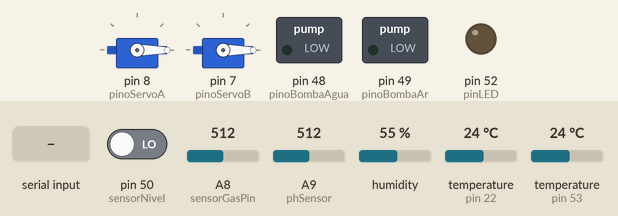
A sketch run on a simulated Arduino Mega 2560, built with avr-gcc and run on an emulated ATmega2560. Shown: 2 × servo, switched loads named in the sketch (green lamp = pin HIGH), output pins drawn as LEDs (lit = HIGH). Inputs (shaded band) come from the test bench; at power-on: pin 50 (sensorNivel) LOW, A8 (sensorGasPin) = 512, A9 (phSensor) = 512, humidity 55 %, temperature (sensors on pin 22, pin 53) 24 °C. What the sketch prints to the serial monitor is not drawn.

Above: at 1.2 s.
1.3 s: pin 50 (sensorNivel) driven HIGH
At 2.4 s:
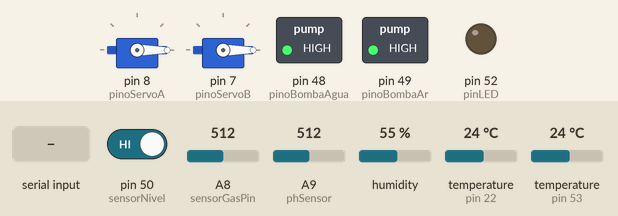
2.8 s: "request" received over the second serial link
5.3 s: "1" received over the second serial link
Timing chart, 0 to 8.3 s (numbered marks = the images above; inputs shaded):
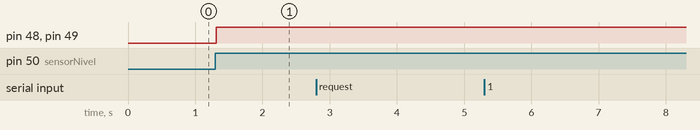

The sketch:

HydroAgro_main.ino
```cpp
#include <ArduinoJson.h>
#include <Wire.h>;
#include <DHT.h>;      // Inclusão da biblioteca para o sensor DHT22 (temperatura e umidade)
#include <OneWire.h> // Biblioteca para utilizar sensor de temperatura
#include <DallasTemperature.h> // biblioteca para utilizar sensor de temperatura da agua
#include "GravityTDS.h"   //biblioteca para utilizar sensor de TDS
#include <Servo.h>
const int pinoServoA = 8; //PINO DIGITAL UTILIZADO PELO SERVO
const int pinoServoB = 7; //PINO DIGITAL UTILIZADO PELO SERVO

unsigned long previousMillis = 0;
const long interval = 10000;

Servo s1; //OBJETO DO TIPO SERVO
Servo s2;

//Definindo objeto DHT (sensor temp e umidade ambiente)
#define DHTPIN 53
#define DHTTYPE DHT22
DHT dht (DHTPIN, DHTTYPE);

//pin sensor co2
int sensorGasPin = A8;

#define sensorTempAgua 22
//DEFINE O PINO DIGITAL UTILIZADO PELO SENSOR DE TEMPERATURA
#define phSensor A9       // DEFINE O PINO ANALOGICO UTILIZADO PELO SENSOR DE PH
#define tdsSensor A10     // DEFINE O PINO ANALOGICO UTILIZADO PELO SENSOR DE TDS7
#define pinLED 52

#define pinoBombaAgua 48
#define pinoBombaAr 49
#define sensorNivel 50

//Inicia as funções das bibliotecas para temperatura, e TDS da água
OneWire oneWire(sensorTempAgua);      //Passa o pino do sensor de temperatura para a biblioteca OneWire
GravityTDS gravityTds;                //Passa o pino do sensor TDS para a biblioteca gravityTDS
DallasTemperature sensors(&oneWire);  //Passa o resultado da biblioteca OneWire para a biblioteca DallasTemperature

boolean controlNutrienteA = false;
boolean controlNutrienteB = false;

void setup() {
  // put your setup code here, to run once:
  Serial.begin(9600);
  Serial1.begin(9600);

  pinMode(DHTPIN, INPUT);
  pinMode(sensorTempAgua, INPUT);
  pinMode(sensorNivel, INPUT);
  pinMode(pinLED, OUTPUT);
  pinMode(pinoBombaAgua, OUTPUT);
  pinMode(pinoBombaAr, OUTPUT);
  pinMode(pinoServoA, OUTPUT);
  pinMode(pinoServoB, OUTPUT);

  dht.begin();

  sensors.begin(); //INICIA O SENSOR
  gravityTds.setPin(tdsSensor);
  gravityTds.setAref(5.0);  //reference voltage on ADC, default 5.0V on Arduino UNO
  gravityTds.setAdcRange(1024);  //1024 for 10bit ADC;4096 for 12bit ADC
  gravityTds.begin();  //initialization

  s1.attach(pinoServoA); //ASSOCIAÇÃO DO PINO DIGITAL AO OBJETO DO TIPO SERVO
  s1.write(0);
  s2.attach(pinoServoB);
  s2.write(0);
}

void loop() {
  Serial.println("Loop!!");
  boolean messageReady = false;
  String message = "";

  while(messageReady == false){
    Serial.println("While message ready");
    if(Serial1.available()){
      //Serial.println("Message Ready");
      message = Serial1.readString();
      Serial.print("Message: ");
      Serial.println(message);
      messageReady = true;
    }
    if (digitalRead(sensorNivel) == HIGH){
      digitalWrite(pinoBombaAgua, HIGH);
      digitalWrite(pinoBombaAr, HIGH);
    }
  }

  if(messageReady == true){
    DynamicJsonBuffer docRequest;
    JsonVariant request = docRequest.parse(message);

    if (!request.success()){
      Serial.println("parseObject() failed");
      return;
    }
    Serial.println("JSON deserializado");

    if (request["type"] == "request"){
      bool luz = false;
      bool bombaAgua = false;
      bool nutrienteA = false;
      bool nutrienteB = false;

      luz = request["luz"];
      bombaAgua = request["bombaAgua"];
      nutrienteA = request["nutrienteA"];
      nutrienteB = request["nutrienteB"];

      controlarLuz(luz);
      controleBomba(bombaAgua);
      Serial.print("nutrienteA: ");
      Serial.println(nutrienteA);
      if (nutrienteA == true){
        Serial.print("if Nutriente A");
        servo(1);
        controlNutrienteA = true;
      }
      Serial.print("nutrienteB: ");
      Serial.println(nutrienteB);
      if (nutrienteB == true){
        Serial.print("if Nutriente B");
        servo(2);
        controlNutrienteB = true;
      }
    }
  }

  sendValuesToDataBase();

}
```

outputs.ino
```cpp
void controlarLuz(bool estado){
  if(estado == true){
    digitalWrite(pinLED, LOW);
    }
  if(estado == false){
    digitalWrite(pinLED, HIGH);
    }
  }

void controleBomba (bool estado){
if(digitalRead(sensorNivel) == LOW){
  if(estado == false){
    digitalWrite(pinoBombaAgua, HIGH);
    digitalWrite(pinoBombaAr, HIGH);
  }
  if(estado == true){
    digitalWrite(pinoBombaAgua, LOW);
    digitalWrite(pinoBombaAr, LOW);
  }
}
}


int servo_abrir(int servoMotor, int grau){
  int pos=0;
  if (servoMotor==1){
    for(pos = 0; pos <= 135; pos += 45){
      s1.write(pos);
      delay(15);
    }
  }
  if (servoMotor==2){
    for(pos = 0; pos <= 135; pos += 45){
      s2.write(pos);
      delay(15);
    }
  }
  return pos;
}

void servo_fechar(int servoMotor, int grau, int pos){
  if (servoMotor==1){
    for(pos = 135; pos >= 0; pos -= 45){
      s1.write(pos);
      delay(15);
    }
  }
  if (servoMotor==2){
    for(pos = 135; pos >= 0; pos  -= 45){
      s2.write(pos);
      delay(15);
    }
  }
}

void servo (int servoMotor){
  int pos = servo_abrir(servoMotor, 90);
  delay(800); // Espera para Fechar
  servo_fechar(servoMotor, 90, pos);
}
```

sensores.ino
```cpp
float sensorCO2 (){         // função executada quando, dentro do submenu "Sensores" o usuário clica no botão "para baixo"
  int listaValoresCo2[20];                               //Array para as leituras de CO2
  int co2Bruto = 0;                                   //INT para o valor do CO2 sem tratamento
  int co2compensado = 0;                             // INT para calcular o valor compesado do co2
  int co2ppm = 0;                                //INT para o calculo do ppm
  int media = 0;                                  //INT para a media das medicoes
  int co2calibration = 200;

  for (int x = 0;x<20;x++)  // obtem 10 medições do MQ-135 em dois segundos
  {
     listaValoresCo2[x]=analogRead(sensorGasPin);
     delay(200);
     //Serial.print(listaValoresCo2[x]);
   }

  for (int x = 0;x<20;x++)  // adiciona as medições na array
  {
    media=media + listaValoresCo2[x];
    //Serial.println(media);
   }

    co2Bruto = media/20;                            // obtem a media das medicoes do sensor mq-135
    co2compensado = co2Bruto - co2calibration;                 // subtrai o co2 lido do valor de calibração
    co2ppm = abs(map(co2compensado,0,1023,400,5000));              //mapa para converter a leitura para PPM
    return co2ppm;
}

void tempUmidadeAmbiente(float& h, float& t){
  h = dht.readHumidity(); //Le o valor da umidade
  t = dht.readTemperature(); //Le o valor da temperatura

}

float phAgua(){

  float resolution = 1024.0;       // resolução para calculo da voltagem
  float voltagem;                  // float para armazenar a voltagem lida
  float valorPh;                   // float para armazenar o valor da voltagem convertida para PH
  float calibragemPh = 9.8;       // valor de compensação da calibragem do sensor
  float m = 0.167;                 // constante para conversão de voltagem para valor em PH
  int x = 0;

  int medicao = 0;                 // variável para armazenar a medição inicial do aquecimento do sensor

  for (int i = 0; i < 20; i++)     // Le o valor do sensor 20x, incrementando o valor anterior com o valor atual a cada iteração
  {
    medicao = medicao  + analogRead(phSensor);
    delay(10);
  }

  voltagem = ((5 / resolution) * (medicao/20));   //calcula a voltagem da média das medições lida

  valorPh = (7 + ((2.5 - voltagem) / m) + calibragemPh ); //converte a voltagem lida para PH, compensando com a caloibragem

  valorPh = fabs(round(valorPh*10)/10.0);
  return valorPh;                            //retorna o valor do PH compensado

}

float temperaturaAgua() {

  float temperatura;
  int x;

  sensors.requestTemperatures();//SOLICITA QUE A FUNÇÃO INFORME A TEMPERATURA DO SENSOR
  temperatura = sensors.getTempCByIndex(0);  //capta o valor de temperatura lido do sensor

  x = (int (temperatura*100))  ;
  temperatura = float (x)/ 100;
  return temperatura;   //retorna a temperatura lida

}

float getTDS(){
  float temperatura;
  float tds;

  sensors.requestTemperatures();
  temperatura = sensors.getTempCByIndex(0);  //capta o valor de temperatura lido do sensor

  gravityTds.setTemperature(temperatura);  // Verifica a temperatura e realiza a compensação
  gravityTds.update();  // atualiza a informação captada com a compensação
  tds = gravityTds.getTdsValue();  // valor TDS compensado

  return tds;
}
```

syncFirebase.ino
```cpp
void sendValuesToDataBase() {
  Serial.println("Send values to data Base");
  float temperatura;
  float humidity;
  tempUmidadeAmbiente(humidity, temperatura);
  float valorPh = phAgua();
  int valorTDS = getTDS();
  float tempAgua = temperaturaAgua();
  float co2 = sensorCO2();

  DynamicJsonBuffer resposta;
  JsonVariant respostaObj = resposta.createObject();

  respostaObj["type"] = "response";
  respostaObj["temperatura"] = temperatura;
  respostaObj["umidade"] = humidity;
  respostaObj["co2"] = co2;
  respostaObj["phAgua"] = valorPh;
  respostaObj["tdsAgua"] = valorTDS;
  respostaObj["tempAgua"] = tempAgua;
  Serial.print("controlNutrienteA: ");
  Serial.println(controlNutrienteA);
  if(controlNutrienteA == true){
    respostaObj["nutrienteA"] = false;
    respostaObj["controlNutrienteA"] = true;
    controlNutrienteA = false;
  } else if (controlNutrienteA   == false){
    respostaObj["controlNutrienteA"] = false;
    }
  Serial.print("controlNutrienteB: ");
  Serial.println(controlNutrienteB);
  if(controlNutrienteB == true){
    respostaObj["nutrienteB"] = false;
    respostaObj["controlNutrienteB"] = true;
    controlNutrienteB = false;
  } else if (controlNutrienteB == false){
    respostaObj["controlNutrienteB"] = false;
    }

  respostaObj.printTo(Serial1);
}
```

Measured:
- after the input at 1.3 s, pin 48 (pinoBombaAgua), pin 49 (pinoBombaAr): LOW → HIGH at once
- after the input at 2.8 s, every drawn part: stays the same
- after the input at 5.3 s, every drawn part: stays the same
